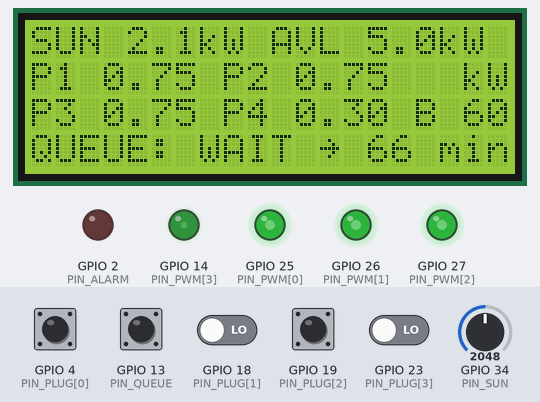
A sketch run on a simulated ESP32. Shown: 20×4 character LCD, output pins drawn as LEDs (lit = HIGH). The test bench sets the inputs (shaded band); at power-on: GPIO 4 (PIN_PLUG[0]), GPIO 13 (PIN_QUEUE), GPIO 18 (PIN_PLUG[1]), GPIO 19 (PIN_PLUG[2]), GPIO 23 (PIN_PLUG[3]) LOW, GPIO 34 (PIN_SUN) = 2048. Random numbers use the default seed unless the sketch sets one; what the sketch prints to the serial monitor is not drawn.

Above: at 2.0 s.
2.1 s: GPIO 4 (PIN_PLUG[0]) pulled HIGH for 1 s
At 3.3 s:
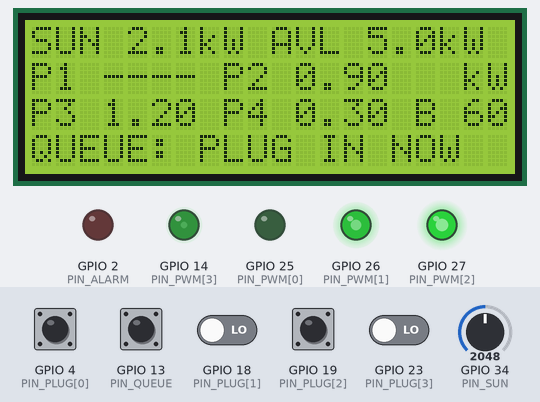
5.9 s: GPIO 13 (PIN_QUEUE) pulled HIGH for 0.6 s
At 6.8 s:
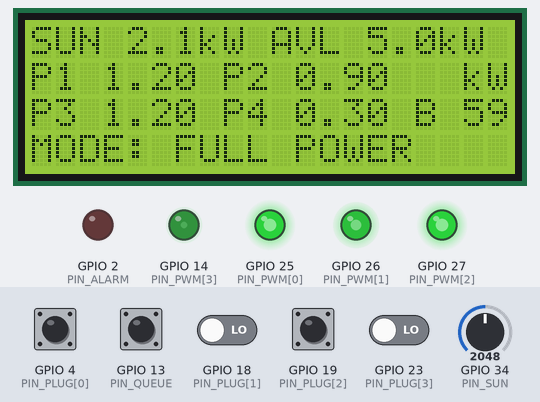
8.4 s: GPIO 34 (PIN_SUN) set to 641
At 10.8 s:
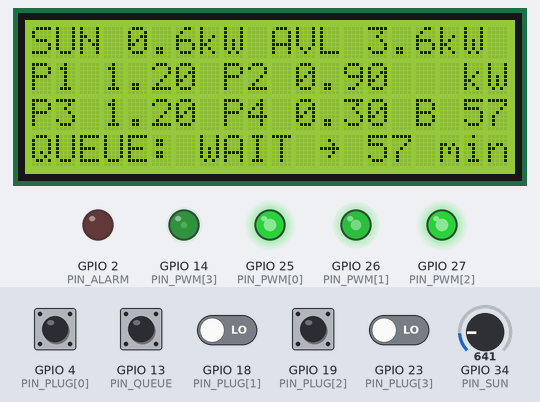
10.9 s: GPIO 34 (PIN_SUN) set to 547
At 13.2 s:
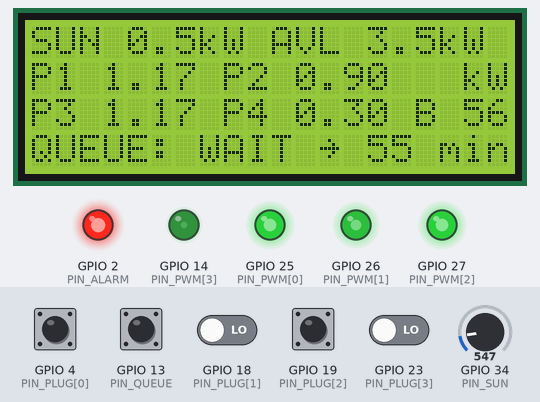
13.9 s: GPIO 13 (PIN_QUEUE) pulled HIGH for 1 s
At 15.2 s:
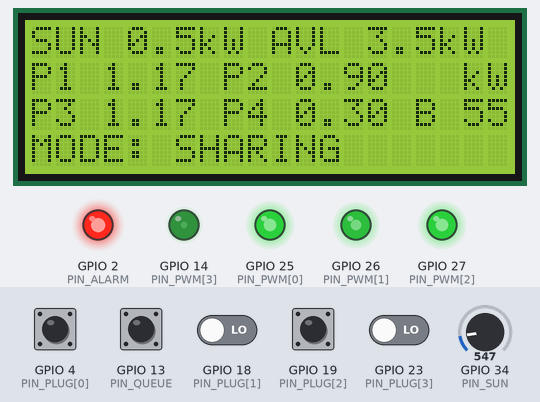
16.9 s: GPIO 19 (PIN_PLUG[2]) pulled HIGH for 0.6 s
At 17.8 s:
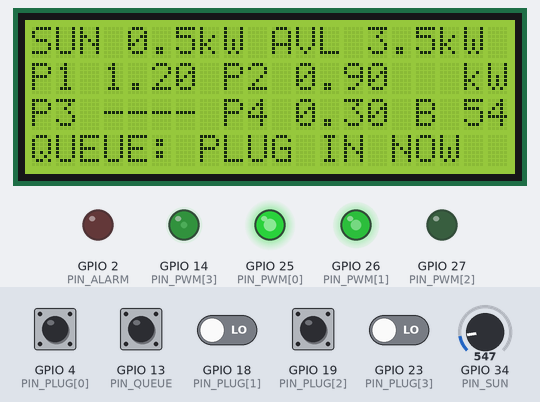
Timing chart, 0 to 66.9 s (numbered marks = the images above; inputs shaded):
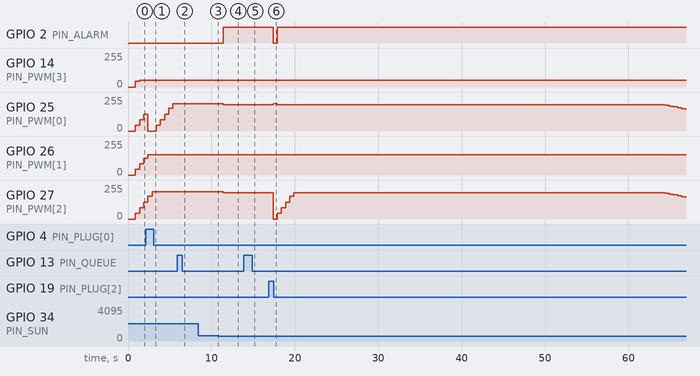

Measured:
- the behaviour switches between 599 and 598 on GPIO 34 (PIN_SUN) (found by bisection; images 3 and 4)
- after the input at 10.9 s, GPIO 2 (PIN_ALARM): LOW → HIGH after 0.49 s; GPIO 25 (PIN_PWM[0]), GPIO 27 (PIN_PWM[2]): 203/255 → 198/255 after 0.49 s
- after the input at 16.9 s, GPIO 2 (PIN_ALARM): HIGH → LOW after 0.49 s, → HIGH 0.50 s later
- what the display in image 4 shows lasts 1.0 s, from 12.5 s to 13.5 s

The sketch:

sketch.ino
```cpp
// SuryaShare: intelligent load-sharing controller for a solar charging station.
// Wokwi demo on an ESP32 DevKit. One real second is one simulated minute.
//
//   Potentiometer (GPIO34)  = the sun, 0 to 4.1 kW of solar power
//   Slide switches P1..P4   = a vehicle plugs into / leaves that port
//   Slide switch QUEUE      = somebody is waiting for a port
//   Green LEDs (PWM)        = charging power of each port (brighter = more power)
//   Red LED                 = load sharing is active (demand is above supply)
//   LCD 20x4                = kiosk display: budget, each port's share, waiting time
//
// In the real unit the potentiometer is replaced by PV voltage/current sensing, the LEDs by
// MOSFET or DC-DC charger setpoints, and the vehicle battery model below by INA219 readings.

#include <Wire.h>
#include <LiquidCrystal_I2C.h>
#include "allocator.h"

const int N_PORTS = 4;
const int PIN_SUN = 34;
const int PIN_PLUG[N_PORTS] = {4, 18, 19, 23};
const int PIN_PWM[N_PORTS]  = {25, 26, 27, 14};
const int PIN_QUEUE = 13;
const int PIN_ALARM = 2;

// Station ratings (watts, watt-hours)
const float PV_MAX_W = 4100, BUS_LIMIT_W = 5000, PORT_MAX_W = 1500;
const float BATT_WH = 10000, BATT_MAX_W = 3000, SOC_FLOOR = 20, SOC_DERATE = 30;
const float RAMP_W_PER_MIN = 500, FAIR_WH = 3000, FAIR_SOC = 80, TARGET_SOC = 90;

// The vehicle that uses each port in this demo
const char *NAME[N_PORTS]  = {"E-rickshaw", "E-scooter", "E-rickshaw", "E-cycle"};
const float MAX_W[N_PORTS] = {1200, 900, 1200, 300};
const float MIN_W[N_PORTS] = {300, 200, 300, 80};
const float CAP_WH[N_PORTS] = {5000, 3000, 5000, 600};

struct Port {
  bool present, done;
  float soc, startSoc, wh, demand, setW;
};
Port port[N_PORTS];
float battSoc = 60, pvW = 0, budgetW = 0, loadW = 0, demandW = 0;
bool sharing = false, waiting = false;
int waitMin = 0;

LiquidCrystal_I2C lcd(0x27, 20, 4);
unsigned long lastTick = 0;

void pwmBegin(int i) {
#if ESP_ARDUINO_VERSION_MAJOR >= 3
  ledcAttach(PIN_PWM[i], 1000, 8);
#else
  ledcSetup(i, 1000, 8);
  ledcAttachPin(PIN_PWM[i], i);
#endif
}
void pwmWrite(int i, int duty) {
#if ESP_ARDUINO_VERSION_MAJOR >= 3
  ledcWrite(PIN_PWM[i], duty);
#else
  ledcWrite(i, duty);
#endif
}

void setup() {
  Serial.begin(115200);
  for (int i = 0; i < N_PORTS; i++) {
    pinMode(PIN_PLUG[i], INPUT_PULLUP);
    pwmBegin(i);
    port[i] = {false, false, 0, 0, 0, 0, 0};
  }
  pinMode(PIN_QUEUE, INPUT_PULLUP);
  pinMode(PIN_ALARM, OUTPUT);
  lcd.init();
  lcd.backlight();
  lcd.setCursor(0, 0);
  lcd.print("SuryaShare");
  lcd.setCursor(0, 1);
  lcd.print("Load-sharing ctrl");
  delay(800);
  lcd.clear();
}

// One control cycle. dtMin is the simulated time step in minutes.
void controlStep(float dtMin) {
  float dtH = dtMin / 60.0f;

  // 1. Sources and limits
  pvW = analogRead(PIN_SUN) / 4095.0f * PV_MAX_W;
  float socD = clampf((battSoc - SOC_FLOOR) / (SOC_DERATE - SOC_FLOOR), 0, 1);
  float battAllowW = BATT_MAX_W * socD;
  budgetW = pvW + battAllowW;
  if (budgetW > BUS_LIMIT_W) budgetW = BUS_LIMIT_W;

  // 2. Who is plugged in, and what can each vehicle accept
  waiting = digitalRead(PIN_QUEUE) == LOW;
  demandW = 0;
  for (int i = 0; i < N_PORTS; i++) {
    bool plugged = digitalRead(PIN_PLUG[i]) == LOW;
    Port &p = port[i];
    if (plugged && !p.present) {                 // a vehicle just arrived
      p.present = true; p.done = false; p.wh = 0; p.setW = 0;
      p.soc = p.startSoc = random(15, 50);
    } else if (!plugged && p.present) {          // it left
      p.present = false; p.done = false; p.setW = 0;
    }
    p.demand = 0;
    if (p.present && !p.done) {
      float taper = p.soc < 80 ? 1.0f : 1.0f - 0.7f * (p.soc - 80) / 20.0f;   // batteries slow down near full
      p.demand = MAX_W[i] * taper;
      if (p.demand > PORT_MAX_W) p.demand = PORT_MAX_W;
      demandW += p.demand;
    }
  }

  // 3. Admission order: the least-charged session first, so nobody is starved when power is scarce
  int order[N_PORTS];
  for (int i = 0; i < N_PORTS; i++) order[i] = i;
  for (int a = 1; a < N_PORTS; a++) {
    int k = order[a], b = a - 1;
    while (b >= 0 && (port[order[b]].soc - port[order[b]].startSoc) > (port[k].soc - port[k].startSoc)) { order[b + 1] = order[b]; b--; }
    order[b + 1] = k;
  }

  // 4. Share the budget
  ShareItem items[N_PORTS];
  float target[N_PORTS];
  for (int j = 0; j < N_PORTS; j++) items[j] = {port[order[j]].demand, MIN_W[order[j]], 1.0f};
  shareOut(budgetW, items, N_PORTS, target);

  // 5. Apply setpoints: cut at once, raise gently
  loadW = 0;
  for (int j = 0; j < N_PORTS; j++) {
    Port &p = port[order[j]];
    if (target[j] < p.setW) p.setW = target[j];
    else {
      p.setW += RAMP_W_PER_MIN * dtMin;
      if (p.setW > target[j]) p.setW = target[j];
    }
    loadW += p.setW;
  }
  sharing = demandW > budgetW + 1;

  // 6. Battery: surplus solar charges it, a shortfall is drawn from it
  float net = pvW - loadW;
  if (net >= 0) {
    float ch = net > BATT_MAX_W ? BATT_MAX_W : net;
    battSoc += ch * 0.95f * dtH / BATT_WH * 100;
  } else {
    battSoc -= (-net) / 0.95f * dtH / BATT_WH * 100;
  }
  battSoc = clampf(battSoc, 0, 100);

  // 7. Vehicle batteries (simulated plant) and session end rules
  float soonest = 1e9;
  bool freePort = false;
  for (int i = 0; i < N_PORTS; i++) {
    Port &p = port[i];
    if (!p.present) { freePort = true; continue; }
    if (p.done) continue;
    float e = p.setW * dtH * 0.93f;
    p.wh += e;
    p.soc += e / CAP_WH[i] * 100;
    bool full = p.soc >= TARGET_SOC;
    bool fairUse = waiting && (p.wh >= FAIR_WH || p.soc >= FAIR_SOC);   // cap applies only while someone waits
    if (full || fairUse) { p.done = true; p.setW = 0; continue; }
    float stopSoc = waiting ? (p.soc > FAIR_SOC ? p.soc : FAIR_SOC) : TARGET_SOC;
    float needWh = (stopSoc - p.soc) / 100 * CAP_WH[i];
    if (waiting && FAIR_WH - p.wh < needWh) needWh = FAIR_WH - p.wh;
    float mins = needWh / (p.setW > 50 ? p.setW * 0.93f : 50) * 60;
    if (mins < soonest) soonest = mins;
  }
  for (int i = 0; i < N_PORTS; i++) if (port[i].present && port[i].done) soonest = 0;   // a finished vehicle only has to unplug
  waitMin = freePort ? 0 : (soonest > 999 ? 999 : (int)(soonest + 0.5f));

  // 8. Outputs
  for (int i = 0; i < N_PORTS; i++) pwmWrite(i, (int)(port[i].setW / PORT_MAX_W * 255));
  digitalWrite(PIN_ALARM, sharing ? HIGH : LOW);
}

void showLcd() {
  char line[24];
  snprintf(line, sizeof line, "SUN %3.1fkW AVL %3.1fkW", pvW / 1000, budgetW / 1000);
  lcd.setCursor(0, 0); lcd.print(line);
  for (int row = 0; row < 2; row++) {
    char a[10], b[10];
    for (int k = 0; k < 2; k++) {
      int i = row * 2 + k;
      char *s = k ? b : a;
      if (!port[i].present) snprintf(s, 10, "P%d ----", i + 1);
      else if (port[i].done) snprintf(s, 10, "P%d DONE", i + 1);
      else snprintf(s, 10, "P%d %4.2f", i + 1, port[i].setW / 1000);
    }
    if (row == 0) snprintf(line, sizeof line, "%-8s%-8s  kW", a, b);
    else snprintf(line, sizeof line, "%-8s%-8sB%3d", a, b, (int)battSoc);
    lcd.setCursor(0, row + 1); lcd.print(line);
  }
  if (waiting && waitMin == 0) snprintf(line, sizeof line, "%-20s", "QUEUE: PLUG IN NOW");
  else if (waiting) snprintf(line, sizeof line, "QUEUE: WAIT ~%3d min", waitMin);
  else snprintf(line, sizeof line, "%-20s", sharing ? "MODE: SHARING" : loadW > 1 ? "MODE: FULL POWER" : "MODE: IDLE");
  lcd.setCursor(0, 3); lcd.print(line);
}

// One JSON line per second: the same message the commercial unit publishes over MQTT to the SCADA server
void sendTelemetry() {
  Serial.printf("{\"pv_w\":%.0f,\"budget_w\":%.0f,\"load_w\":%.0f,\"demand_w\":%.0f,\"batt_soc\":%.1f,\"sharing\":%s,\"wait_min\":%d,\"ports\":[",
                pvW, budgetW, loadW, demandW, battSoc, sharing ? "true" : "false", waiting ? waitMin : -1);
  for (int i = 0; i < N_PORTS; i++) {
    Serial.printf("%s{\"id\":%d,\"present\":%s,\"set_w\":%.0f,\"soc\":%.0f}", i ? "," : "", i + 1,
                  port[i].present ? "true" : "false", port[i].setW, port[i].soc);
  }
  Serial.println("]}");
}

void loop() {
  unsigned long now = millis();
  if (now - lastTick >= 500) {      // 2 control cycles per second, each worth half a simulated minute
    lastTick = now;
    controlStep(0.5f);
    showLcd();
    static bool second = false;
    second = !second;
    if (second) sendTelemetry();
  }
}
```

allocator.h
```cpp
// SuryaShare sharing rule: weighted max-min share with a guaranteed minimum.
// Plain C++ with no Arduino dependencies, so the same file compiles on a PC for testing.
#pragma once

struct ShareItem {
  float demand;  // what the vehicle can accept right now (W)
  float minW;    // smallest useful charging power (W)
  float weight;  // 1 = normal, 2 = priority
};

static inline float clampf(float v, float lo, float hi) { return v < lo ? lo : (v > hi ? hi : v); }

// items must be in admission order (who is served first when power is scarce).
// out[i] receives the power setpoint for items[i]. n must be 16 or fewer.
static inline void shareOut(float budget, const ShareItem *items, int n, float *out) {
  bool adm[16];
  float rem = budget, wanted = 0;
  int count = 0;
  for (int i = 0; i < n; i++) {
    out[i] = 0;
    adm[i] = false;
    if (items[i].demand <= 0) continue;
    float m = items[i].minW < items[i].demand ? items[i].minW : items[i].demand;
    if (m <= rem + 1e-6f) { adm[i] = true; rem -= m; wanted += items[i].demand; count++; }
  }
  if (count == 0) return;
  if (wanted <= budget + 1e-6f) {            // enough for everyone
    for (int i = 0; i < n; i++) if (adm[i]) out[i] = items[i].demand;
    return;
  }
  // Find the level k where sum(clamp(k * weight, min, demand)) equals the budget.
  float lo = 0, hi = 1;
  for (int pass = 0; pass < 60; pass++) {
    float k = pass < 20 ? hi : (lo + hi) / 2, total = 0;
    for (int i = 0; i < n; i++) if (adm[i]) {
      float m = items[i].minW < items[i].demand ? items[i].minW : items[i].demand;
      total += clampf(k * items[i].weight, m, items[i].demand);
    }
    if (pass < 20) { if (total < budget) hi *= 2; else pass = 19; }   // grow hi until it overshoots
    else if (total > budget) hi = k; else lo = k;
  }
  for (int i = 0; i < n; i++) if (adm[i]) {
    float m = items[i].minW < items[i].demand ? items[i].minW : items[i].demand;
    out[i] = clampf(lo * items[i].weight, m, items[i].demand);
  }
}
```
